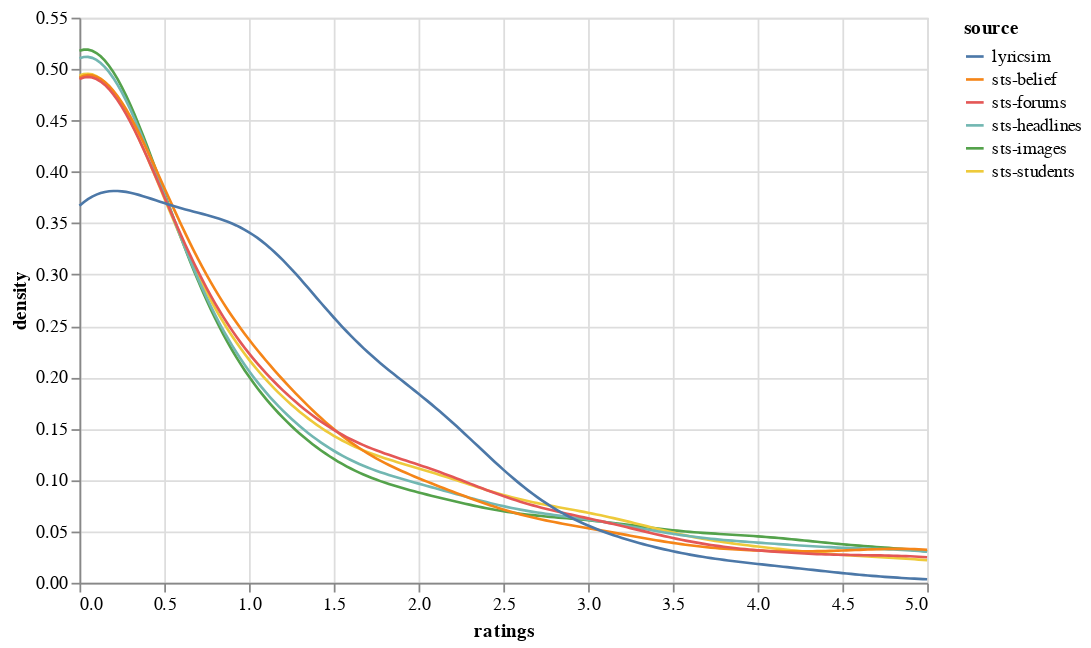

Source (notebook cell):
### Code cell
alt.Chart(chart_dfs,
    width=480,
    height=320
).transform_density(
    'ratings',
    groupby=['source'],
    as_=['ratings', 'density'],
    extent=[0,5],
    bandwidth=0.5,
).mark_line(strokeWidth=1.5).encode(
    x="ratings:Q",
    y='density:Q',
    color='source:N'
)

### Figure 1 — Vega-Lite specification as saved in the notebook (floating-point values rounded to 4 significant figures; data arrays with more than 128 entries replaced by an {"elided": "..."} marker saying what was removed)
{"config": {"view": {"continuousWidth": 400, "continuousHeight": 300}}, "data": {"name": "data-e89505d43ae5c223a368e1ff60dc827f"}, "mark": {"type": "line", "strokeWidth": 1.5}, "encoding": {"color": {"field": "source", "type": "nominal"}, "x": {"field": "ratings", "type": "quantitative"}, "y": {"field": "density", "type": "quantitative"}}, "height": 320, "transform": [{"density": "ratings", "bandwidth": 0.5, "extent": [0, 5], "groupby": ["source"], "as": ["ratings", "density"]}], "width": 480, "$schema": "https://vega.github.io/schema/vega-lite/v4.17.0.json", "datasets": {"data-e89505d43ae5c223a368e1ff60dc827f": {"elided": "19902 records"}}}
